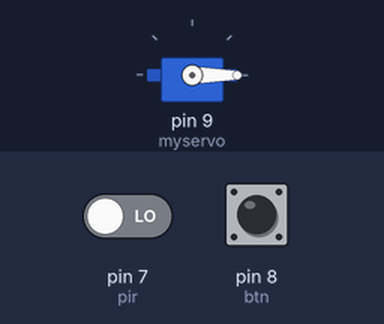
The sketch below on a simulated Arduino Uno, built with avr-gcc and run on an emulated ATmega328P. On the bench: servo. The inputs (shaded band) are chosen by the test bench; at power-on: pin 8 (btn) LOW, pin 7 (pir) LOW. What the sketch prints to the serial monitor is not drawn.

Above: at 2.8 s.
2.9 s: pin 8 (btn) pulled HIGH for 3.2 s
At 3.8 s:
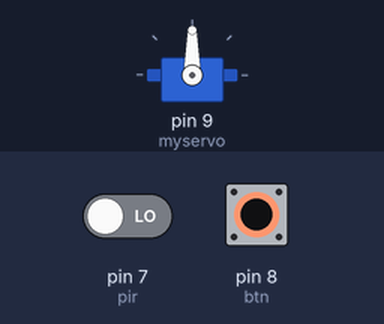
7.6 s: pin 7 (pir) driven HIGH
At 9.1 s:
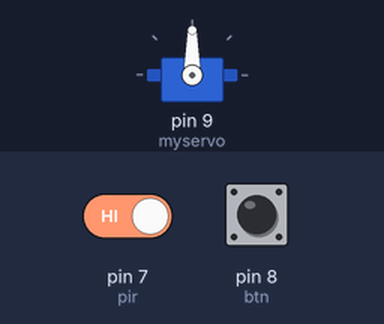
Timing chart, 0 to 10.6 s (numbered marks = the images above; inputs shaded):
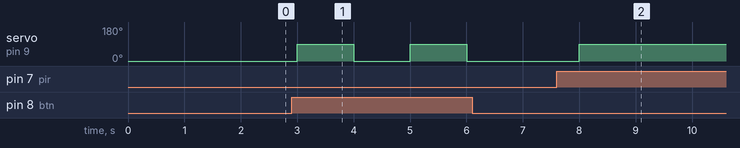

Measured:
- after the input at 2.9 s, servo on pin 9 (myservo): alternates 90° for 1.0 s and 0° for 1.0 s, starting after 0.10 s
- after the input at 7.6 s, servo on pin 9 (myservo): 0° → 90° after 0.40 s

The sketch:

exam_0305.ino
```cpp
#include <Servo.h>

Servo myservo;  // create servo object to control a servo
// twelve servo objects can be created on most boards

int pir = 7;
int btn = 8;
int pos = 0;    // variable to store the servo position

void setup() {
  Serial.begin(9600);
  myservo.attach(9);  // attaches the servo on pin 9 to the servo object
  pinMode(pir, INPUT);
  pinMode(btn, INPUT);

}

void loop() {
  int input = digitalRead(pir);
  if(digitalRead(btn)==1)
  {
    Serial.println("open btn clicked");
    pos = (pos + 90)%180;
  }
  if(input==1)
  {
    pos = 90;
    Serial.println("출입문이 열립니다.");
  }
  myservo.write(pos);
  Serial.println(String(pos));
  delay(1000);
}
```
